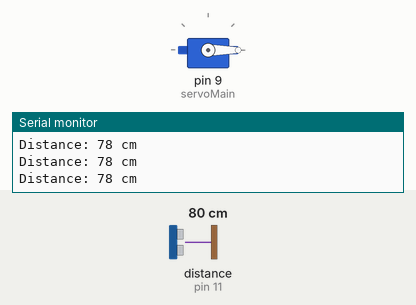
The sketch below on a simulated Arduino Uno, built with avr-gcc and run on an emulated ATmega328P. Shown: servo, the last lines printed to the serial monitor. Wiring (inferred from the names in the program): ultrasonic range finder: trigger pin 10; echo pin 11. The inputs (shaded band) are chosen by the test bench; at power-on: distance to the obstacle (sensor on pin 11) 80 cm. The echo pulse lasts 58.3 µs per cm.

Above: at 1.2 s.
1.3 s: distance to the obstacle (sensor on pin 11) set to 14 cm
2.8 s: distance to the obstacle (sensor on pin 11) set to 11 cm
At 3.7 s:
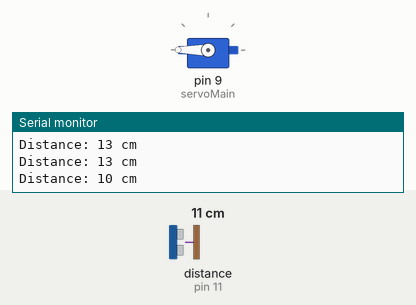
4.3 s: distance to the obstacle (sensor on pin 11) set to 18 cm
At 6.1 s:
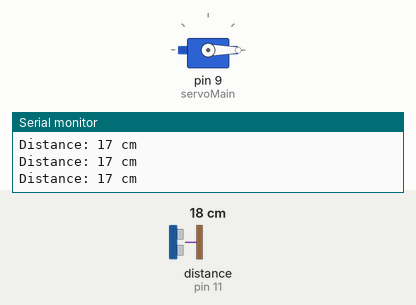
7.3 s: distance to the obstacle (sensor on pin 11) set to 2 cm
At 8.7 s:
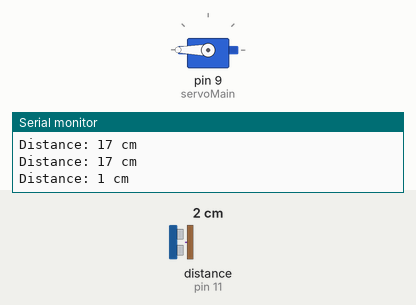
Timing chart, 0 to 9.8 s (numbered marks = the images above; inputs shaded):
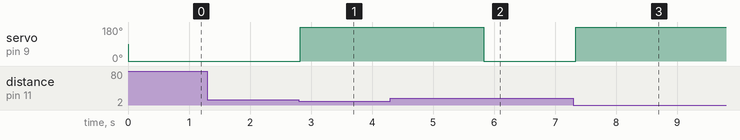

The sketch:

AUTOMATIC_DUSTBIN.ino
```cpp
#include <Servo.h>

Servo servoMain; // Define our Servo

int trigpin = 10;
int echopin = 11;
int distance;
float duration;
float cm;

void setup() {
  Serial.begin(9600); // Initialize serial communication
  servoMain.attach(9); // Attach the servo on digital pin 9
  pinMode(trigpin, OUTPUT);
  pinMode(echopin, INPUT);
}

void loop() {
  digitalWrite(trigpin, LOW);
  delay(2);
  digitalWrite(trigpin, HIGH);
  delayMicroseconds(10);
  digitalWrite(trigpin, LOW);

  duration = pulseIn(echopin, HIGH);
  cm = duration / 58.82;
  distance = cm;

  Serial.print("Distance: ");
  Serial.print(distance);
  Serial.println(" cm");

  if (distance < 12) {
    servoMain.write(180);  // Turn Servo to 180 degrees
    delay(3000);
  } else {
    servoMain.write(0);    // Turn Servo back to 0 degrees
    delay(50);
  }
}
```

Measured:
- the behaviour switches between 13 and 12 cm on distance to the obstacle (sensor on pin 11) (found by bisection; images 0 and 1)
- after the input at 2.8 s, servo on pin 9 (servoMain): 0° → 180° at once
- after the input at 4.3 s, servo on pin 9 (servoMain): 180° → 0° after 1.5 s
- after the input at 7.3 s, servo on pin 9 (servoMain): 0° → 180° at once
